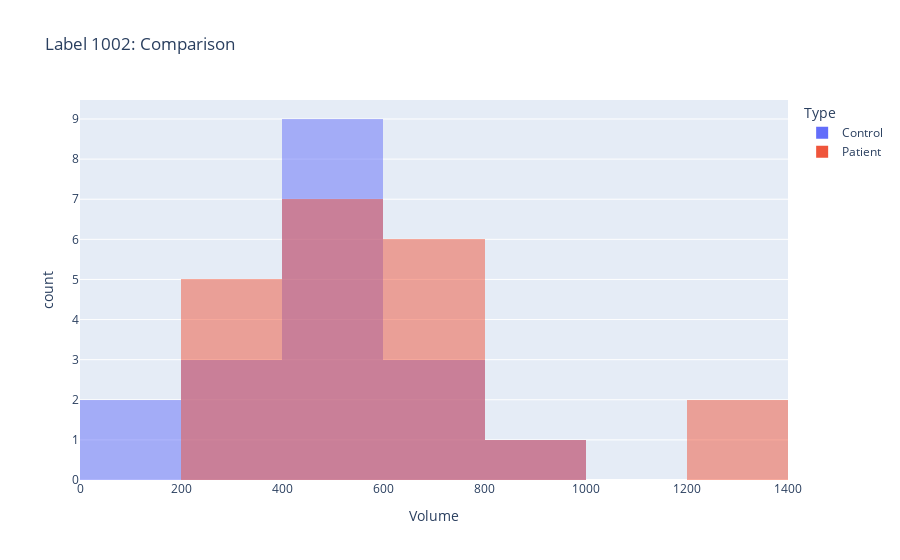

The code cell stored with this chart in its notebook:
### Code cell
px.histogram(combinedDf, x='Volume', color='Type', barmode='overlay', nbins=10, title='Label 1002: Comparison')

### Figure 1 — Plotly figure (JSON) as saved in the notebook; plotly's stock layout.template omitted (floating-point values rounded to 4 significant figures)
{"data": [{"alignmentgroup": "True", "bingroup": "x", "hovertemplate": "Type=Control<br>Volume=%{x}<br>count=%{y}<extra></extra>", "legendgroup": "Control", "marker": {"color": "#636efa", "opacity": 0.5}, "name": "Control", "nbinsx": 10, "offsetgroup": "Control", "orientation": "v", "showlegend": true, "type": "histogram", "x": [521.2, 511.2, 427.5, 446.2, 350, 295, 681.2, 200, 168.8, 457.5, 653.8, 586.2, 181.2, 530, 812.5, 501.2, 418.8, 757.5], "xaxis": "x", "yaxis": "y"}, {"alignmentgroup": "True", "bingroup": "x", "hovertemplate": "Type=Patient<br>Volume=%{x}<br>count=%{y}<extra></extra>", "legendgroup": "Patient", "marker": {"color": "#EF553B", "opacity": 0.5}, "name": "Patient", "nbinsx": 10, "offsetgroup": "Patient", "orientation": "v", "showlegend": true, "type": "histogram", "x": [471.2, 360, 926.2, 528.8, 413.8, 730, 696.2, 555, 538.8, 1275, 791.2, 203.8, 247.5, 707.5, 437.5, 1378.0, 391.2, 262.5, 491.2, 732.5, 616.2], "xaxis": "x", "yaxis": "y"}], "layout": {"barmode": "overlay", "legend": {"title": {"text": "Type"}, "tracegroupgap": 0}, "title": {"text": "Label 1002: Comparison"}, "xaxis": {"anchor": "y", "domain": [0, 1], "title": {"text": "Volume"}}, "yaxis": {"anchor": "x", "domain": [0, 1], "title": {"text": "count"}}}}
